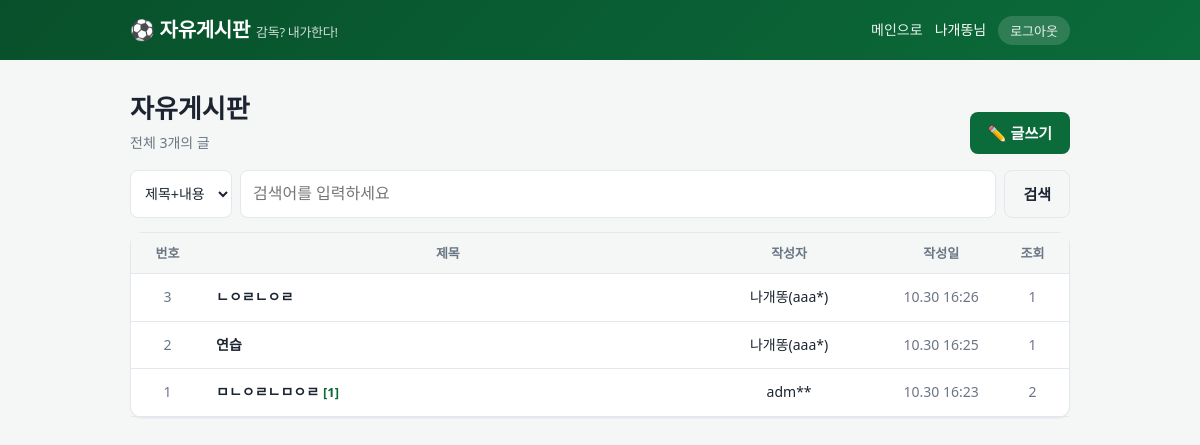
/board/ (signed in), run on the app's committed database.
### board/models.py (models this page shows, shortened)
class Profile(models.Model):
    user = models.OneToOneField(User, on_delete=models.CASCADE, related_name='profile')
    nickname = models.CharField('별명', max_length=12, unique=True)
    created_at = models.DateTimeField(auto_now_add=True)

class _Moderated(models.Model):
    OK, DELETED = 'ok', 'deleted'
    STATUS = [(OK, '정상'), (DELETED, '삭제됨 (규정 위반)')]
    status = models.CharField('상태', max_length=10, choices=STATUS, default=OK, db_index=True)
    deleted_reason = models.CharField('삭제 사유', max_length=200, blank=True)
    deleted_at = models.DateTimeField(null=True, blank=True)
    class Meta:
        abstract = True

class Post(_Moderated):
    author = models.ForeignKey(User, on_delete=models.CASCADE, related_name='board_posts')
    title = models.CharField('제목', max_length=100)
    content = models.TextField('내용')
    views = models.PositiveIntegerField('조회수', default=0)
    created_at = models.DateTimeField(auto_now_add=True)
    updated_at = models.DateTimeField(auto_now=True)
    class Meta:
        ordering = ['-created_at', '-id']

### board/views.py (the view, shortened to what this page needs)
# urls.py: path('', views.post_list, name='list'),
@member_required
def post_list(request):
    safe_ensure()
    qs = (
        Post.objects
        .filter(status=Post.OK)
        .select_related('author__profile')
        .annotate(
            n_comments=Count(
                'comments',
                filter=Q(
                    comments__status=Comment.OK,
                ),
            ),
        )
        .order_by('-created_at', '-id')
    )
    query = request.GET.get('q', '').strip()
    search_by = request.GET.get('by', 'all')
    paginator = Paginator(qs, PER_PAGE)
    page = paginator.get_page(
        request.GET.get('page')
    )
    for index, post in enumerate(page):
        post.no = (
            paginator.count
            - (page.number - 1) * PER_PAGE
            - index
        )
    params = request.GET.copy()
    params.pop('page', None)
    return render(
        request,
        'board/list.html',
        {
            'page': page,
            'q': query,
            'by': search_by,
            'qs': params.urlencode(),
            'total': paginator.count,
        },
    )

### board/matchbot.py (called while the page is built, shortened)
def ensure_match_threads(days=2):
    now = timezone.now()
    todo = list(Match.objects.filter(post__isnull=True, kickoff__gte=now, kickoff__lte=now + timedelta(days=days))
                .select_related('home', 'away'))
    if not todo:
        return 0

def safe_ensure():
    try:
        return ensure_match_threads()
    except Exception:
        log.exception('경기 예측 글 자동 작성 실패')
        return 0

### board/templatetags/board_tags.py (called while the page is built)
@register.filter
def nick(user):
    try:
        return user.profile.nickname
    except Exception:
        return user.get_username()

@register.filter
def who(user):
    from board.matchbot import BOT_USERNAME
    u = user.get_username()
    try:
        nickname = user.profile.nickname
    except Exception:
        nickname = ''
    if u == BOT_USERNAME:
        return f'🤖 {nickname or "AI 해설위원"}'
    masked = u[:3] + '*' * max(len(u) - 3, 0)
    return f'{nickname}({masked})' if nickname else masked

### board/views.py (called while the page is built, shortened)
def member_required(view):
    @wraps(view)
    def wrapper(request, *args, **kwargs):
        return view(request, *args, **kwargs)
    return wrapper

### board/templates/board/list.html (shortened to what this page needs)
{% extends 'board/base.html' %}{% load board_tags %}
{% block content %}
<div class="bd-title">
  <div><h1>자유게시판</h1><p>전체 {{ total }}개의 글</p></div>
  <a class="btn" href="{% url 'board:create' %}">✏️ 글쓰기</a>
</div>
<form class="search" method="get">
  <select name="by">
    <option value="all" {% if by == 'all' %}selected{% endif %}>제목+내용</option>
  </select>
  <input type="text" name="q" value="{{ q }}" placeholder="검색어를 입력하세요">
  <button class="btn sub" type="submit">검색</button>
</form>
<div class="card">
<table class="list">
  <tr><th class="hide-s" style="width:60px">번호</th><th>제목</th><th style="width:160px">작성자</th><th style="width:90px" class="hide-s">작성일</th><th style="width:60px" class="hide-s">조회</th></tr>
  {% for p in page %}
  <tr>
    <td class="hide-s muted">{{ p.no }}</td>
    <td class="t"><a href="{% url 'board:detail' p.pk %}">{{ p.title }}</a>{% if p.n_comments %}<span class="cmt">[{{ p.n_comments }}]</span>{% endif %}</td>
    <td>{{ p.author|who }}</td>
    <td class="hide-s muted">{{ p.created_at|date:"m.d H:i" }}</td>
    <td class="hide-s muted">{{ p.views }}</td>
  </tr>
  {% empty %}
  <tr><td colspan="5" class="empty">{% if q %}검색 결과가 없습니다.{% else %}아직 글이 없습니다. 첫 글을 남겨보세요!{% endif %}</td></tr>
  {% endfor %}
</table>
</div>
{% endblock %}

### .site_nav_backups/20261030_164808_005992/board/templates/board/base.html (shortened to what this page needs)
{% load static board_tags %}<!DOCTYPE html>
<html lang="ko">
<head>
<link rel="stylesheet" href="{% static 'board/board.css' %}">
</head>
<body>
<header class="bd-head"><div class="in">
  <a class="bd-logo" href="{% url 'board:list' %}">⚽ 자유게시판<small>감독? 내가한다!</small></a>
  <nav class="bd-nav">
    <a href="/">메인으로</a>
    {% if user.is_authenticated %}
      <span>{{ user|nick }}님</span>
      <form method="post" action="{% url 'board:logout' %}">{% csrf_token %}<button type="submit">로그아웃</button></form>
    {% else %}
      <a href="{% url 'board:login' %}">로그인</a>
      <a href="{% url 'board:signup' %}">회원가입</a>
    {% endif %}
  </nav>
</div></header>
<main class="bd-wrap">
{% block content %}{% endblock %}
</main>
</body>
</html>

### board/static/board/board.css (style rules this page uses)
:root { --pitch:#0b6b3a; --pitch-d:#08502b; --ink:#1b2430; --muted:#6b7684; --line:#e3e8ee; --bg:#f4f7f5; --card:#fff; --accent:#f2b705; --danger:#c0392b; --ok:#1e8449; --radius:12px; }
* { box-sizing:border-box }
body { margin:0;font-family:system-ui,'Malgun Gothic','Apple SD Gothic Neo',sans-serif;background:var(--bg);color:var(--ink);line-height:1.6 }
a { color:inherit;text-decoration:none }
.bd-head { background:linear-gradient(135deg,var(--pitch-d),var(--pitch));color:#fff }
.bd-head .in { max-width:980px;margin:0 auto;padding:14px 20px;display:flex;align-items:center;gap:16px;flex-wrap:wrap }
.bd-logo { font-size:20px;font-weight:800;letter-spacing:-.3px }
.bd-logo small { font-weight:500;opacity:.8;margin-left:6px;font-size:13px }
.bd-nav { margin-left:auto;display:flex;align-items:center;gap:12px;font-size:14px;flex-wrap:wrap }
.bd-nav a,.bd-nav button { color:#fff;opacity:.92 }
.bd-nav form { display:inline }
.bd-nav button { background:rgba(255,255,255,.16);border:0;padding:5px 12px;border-radius:999px;cursor:pointer;font-size:13px }
.bd-wrap { max-width:980px;margin:0 auto;padding:24px 20px 60px }
.bd-title { display:flex;align-items:flex-end;justify-content:space-between;gap:12px;margin:4px 0 16px;flex-wrap:wrap }
.bd-title h1 { margin:0;font-size:26px }
.bd-title p { margin:2px 0 0;color:var(--muted);font-size:14px }
.card { background:var(--card);border:1px solid var(--line);border-radius:var(--radius);box-shadow:0 1px 2px rgba(0,0,0,.04) }
.btn { display:inline-block;border:0;border-radius:8px;padding:9px 18px;font-size:15px;font-weight:600;cursor:pointer;background:var(--pitch);color:#fff }
.btn.sub { background:transparent;color:var(--ink);border:1px solid var(--line) }
.search { display:flex;gap:8px;margin-bottom:14px;flex-wrap:wrap }
.search select,.search input { padding:8px 10px;border:1px solid var(--line);border-radius:8px;background:var(--card);color:var(--ink);font-size:14px }
.search input { flex:1;min-width:160px }
table.list { width:100%;border-collapse:collapse }
table.list th { font-size:13px;color:var(--muted);font-weight:600;padding:10px 12px;border-bottom:1px solid var(--line);text-align:center;background:var(--bg) }
table.list td { padding:12px;border-bottom:1px solid var(--line);text-align:center;font-size:14px }
table.list td.t { text-align:left;width:52% }
table.list td.t a { font-weight:600 }
.cmt { color:var(--pitch);font-weight:700;margin-left:4px;font-size:13px }
.muted { color:var(--muted) }
input[type=text],input[type=password],textarea { width:100%;padding:10px 12px;border:1px solid var(--line);border-radius:8px;font:inherit;background:var(--card);color:var(--ink) }

### data on the page
Post: no "3", title "ㄴㅇㄹㄴㅇㄹ", author|who "나개똥(aaa*)", created_at "10.30 16:26", views "1"
Post: no "2", title "연습", author|who "나개똥(aaa*)", created_at "10.30 16:25", views "1"
Post: no "1", title "ㅁㄴㅇㄹㄴㅁㅇㄹ", n_comments "1", author|who "adm**", created_at "10.30 16:23", views "2"

### other printed values
{{ user|nick }} "나개똥"
{{ total }} "3"
